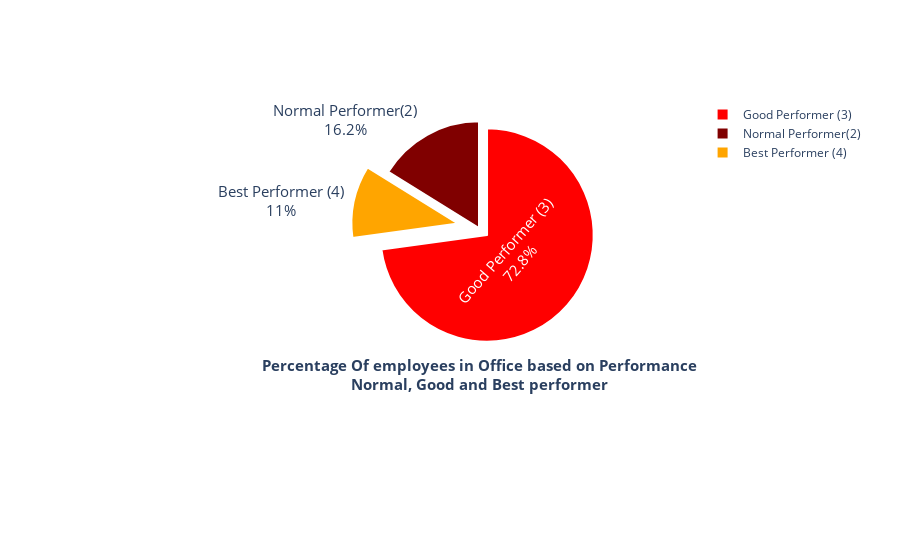

The notebook cell saved with this chart:
### Code cell
colors= ['Red','maroon','orange']
fig= go.Figure(data=[go.Pie(labels=['Good Performer (3)','Normal Performer(2)','Best Performer (4)',
                                   ],
                            values=data['PerformanceRating'].value_counts(),)])

fig.update_traces(hoverinfo='label+percent', textfont_size=15,
                 textinfo='label+percent', 
                  pull=[0.1,0,0.2],
                 marker=dict(colors=colors, line=dict(color='#FFFFFF', 
                                                      width=2)))
fig.update_traces(title="<b> Percentage Of employees in Office based on Performance <br> Normal, Good and Best performer </b>",
                  titleposition="bottom center",titlefont_size=30)

fig

### Figure 1 — Plotly figure (JSON) as saved in the notebook; plotly's stock layout.template omitted (floating-point values rounded to 4 significant figures)
{"data": [{"hoverinfo": "label+percent", "labels": ["Good Performer (3)", "Normal Performer(2)", "Best Performer (4)"], "marker": {"colors": ["Red", "maroon", "orange"], "line": {"color": "#FFFFFF", "width": 2}}, "pull": [0.1, 0, 0.2], "textfont": {"size": 15}, "textinfo": "label+percent", "title": {"font": {"size": 30}, "position": "bottom center", "text": "<b> Percentage Of employees in Office based on Performance <br> Normal, Good and Best performer </b>"}, "type": "pie", "values": [874, 194, 132]}], "layout": {}}
